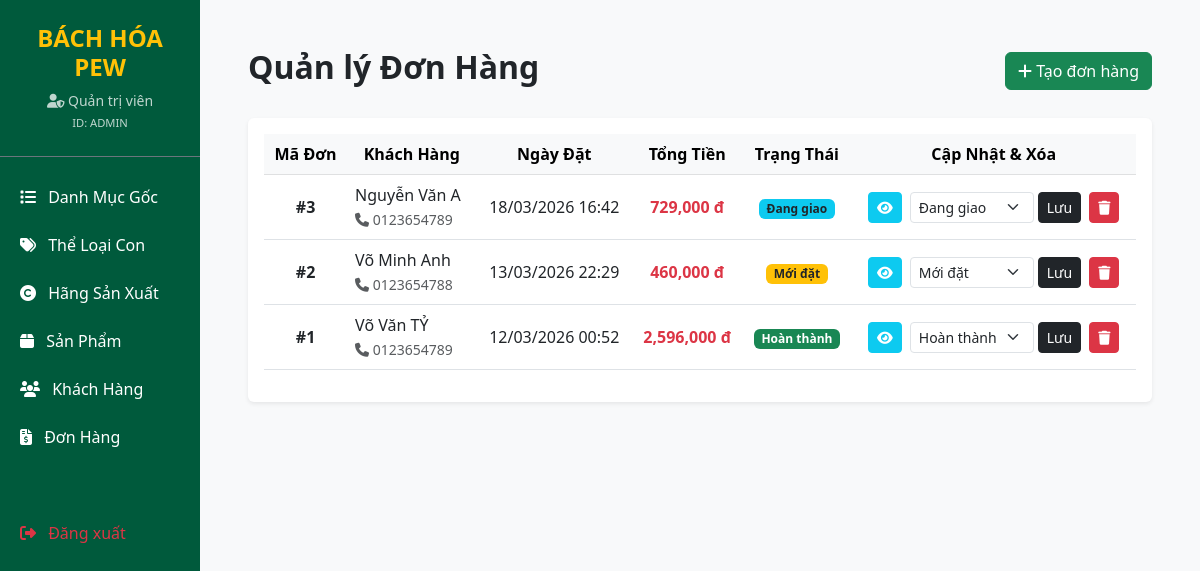
The page /admin/orders.php on the database its author committed.
### tables this page shows
CREATE TABLE `orders` (
  `id` int(11) NOT NULL,
  `customer_id` int(11) NOT NULL,
  `order_date` datetime DEFAULT current_timestamp(),
  `total_money` int(11) NOT NULL,
  `payment_method` varchar(50) DEFAULT NULL,
  `status` int(11) DEFAULT 0
);

CREATE TABLE `customers` (
  `id` int(11) NOT NULL,
  `account_id` int(11) DEFAULT NULL,
  `full_name` varchar(100) NOT NULL,
  `phone_number` varchar(20) DEFAULT NULL,
  `address` varchar(255) DEFAULT NULL
);

### admin/orders.php (the view, shortened to what this page needs)
<?php
require_once '../db.php';
$sql = "SELECT o.*, c.full_name, c.phone_number
        FROM orders o
        JOIN customers c ON o.customer_id = c.id
        ORDER BY o.order_date DESC";
$result = $conn->query($sql);
?>
<!DOCTYPE html>
<html lang="vi">
<head>
    <link href="https://cdn.jsdelivr.net/npm/bootstrap@5.3.0/dist/css/bootstrap.min.css" rel="stylesheet">
    <link rel="stylesheet" href="https://cdnjs.cloudflare.com/ajax/libs/font-awesome/6.4.0/css/all.min.css">
</head>
<body class="bg-light">
    <div class="container-fluid">
        <div class="row">
            <div class="col-md-2 p-0 sidebar text-white">
                <div class="p-4 text-center border-bottom border-secondary">
                    <h4 class="fw-bold text-warning mb-0">BÁCH HÓA PEW</h4>
                    <div class="mt-2 small opacity-75">
                        <i class="fas fa-user-shield"></i> <?= isset($_SESSION['user_name']) ? htmlspecialchars($_SESSION['user_name']) : 'Quản trị viên' ?><br>
                        <span style="font-size: 0.8em;">ID: <?= isset($_SESSION['user_id']) ? $_SESSION['user_id'] : 'ADMIN' ?></span>
                    </div>
                </div>
                <div class="mt-3">
                    <a href="categorys.php"><i class="fas fa-list me-2"></i> Danh Mục Gốc</a>
                    <a href="sub_categories.php"><i class="fas fa-tags me-2"></i> Thể Loại Con</a>
                    <a href="brands.php"><i class="fas fa-copyright me-2"></i> Hãng Sản Xuất</a>
                    <a href="products.php"><i class="fas fa-box me-2"></i> Sản Phẩm</a>
                    <a href="customers.php"><i class="fas fa-users me-2"></i> Khách Hàng</a>
                    <a href="orders.php"><i class="fas fa-file-invoice-dollar me-2"></i> Đơn Hàng</a>
                    <a href="../logout.php" class="text-danger mt-5"><i class="fas fa-sign-out-alt me-2"></i> Đăng xuất</a>
                </div>
            </div>
            <div class="col-md-10 p-5">
                <div class="d-flex justify-content-between align-items-center mb-4">
                    <h2 class="fw-bold">Quản lý Đơn Hàng</h2>
                    <button class="btn btn-success" data-bs-toggle="modal" data-bs-target="#addOrderModal">
                        <i class="fas fa-plus"></i> Tạo đơn hàng
                    </button>
                </div>
                <div class="card shadow-sm border-0">
                    <div class="card-body">
                        <table class="table table-hover align-middle text-center">
                            <thead class="table-light">
                                <tr>
                                    <th>Mã Đơn</th>
                                    <th>Khách Hàng</th>
                                    <th>Ngày Đặt</th>
                                    <th>Tổng Tiền</th>
                                    <th>Trạng Thái</th>
                                    <th>Cập Nhật & Xóa</th>
                                </tr>
                            </thead>
                            <tbody>
                                <?php if ($result && $result->num_rows > 0): ?>
                                    <?php while ($row = $result->fetch_assoc()): ?>
                                        <tr>
                                            <td><strong>#<?= $row['id'] ?></strong></td>
                                            <td class="text-start">
                                                <?= htmlspecialchars($row['full_name']) ?><br>
                                                <small class="text-muted"><i class="fas fa-phone"></i> <?= htmlspecialchars($row['phone_number']) ?></small>
                                            </td>
                                            <td><?= date('d/m/Y H:i', strtotime($row['order_date'])) ?></td>
                                            <td><strong class="text-danger"><?= number_format($row['total_money']) ?> đ</strong></td>
                                            <td>
                                                <?php
                                                if ($row['status'] == 0) echo '<span class="badge bg-warning text-dark">Mới đặt</span>';
                                                elseif ($row['status'] == 1) echo '<span class="badge bg-primary">Đang xử lý</span>';
                                                elseif ($row['status'] == 2) echo '<span class="badge bg-info text-dark">Đang giao</span>';
                                                elseif ($row['status'] == 3) echo '<span class="badge bg-success">Hoàn thành</span>';
                                                else echo '<span class="badge bg-danger">Đã hủy</span>';
                                                ?>
                                            </td>
                                            <td>
                                                <div class="d-flex align-items-center justify-content-center">
                                                    <a href="order_detail.php?id=<?= $row['id'] ?>" class="btn btn-sm btn-info text-white me-2" title="Xem chi tiết">
                                                        <i class="fas fa-eye"></i>
                                                    </a>
                                                    <form action="orders.php" method="POST" class="d-flex align-items-center mb-0 me-2">
                                                        <select name="status" class="form-select form-select-sm me-1" style="width: auto;">
                                                            <option value="0" <?= $row['status'] == 0 ? 'selected' : '' ?>>Mới đặt</option>
                                                            <option value="2" <?= $row['status'] == 2 ? 'selected' : '' ?>>Đang giao</option>
                                                            <option value="3" <?= $row['status'] == 3 ? 'selected' : '' ?>>Hoàn thành</option>
                                                        </select>
                                                        <button type="submit" name="update_status" class="btn btn-sm btn-dark">Lưu</button>
                                                    </form>
                                                    <a href="orders.php?delete_id=<?= $row['id'] ?>" class="btn btn-sm btn-danger" onclick="return confirm('Xóa đơn hàng này?');"><i class="fas fa-trash"></i></a>
                                                </div>
                                            </td>
                                        </tr>
                                    <?php endwhile; ?>
                                <?php else: ?>
                                    <tr>
                                        <td colspan="6">Chưa có đơn hàng nào</td>
                                    </tr>
                                <?php endif; ?>
                            </tbody>
                        </table>
                    </div>
                </div>
            </div>
        </div>
    </div>
</body>
</html>

### admin/orders.php (style rules this page uses)
.sidebar { min-height: 100vh; background-color: #005a3c; }
.sidebar a { color: #fff; text-decoration: none; padding: 12px 20px; display: block; transition: 0.3s; }

### rows shown on the page
orders: id "3", customer.full_name "Nguyễn Văn A", customer.phone_number "0123654789", order_date "18/03/2026 16:42", total_money "729,000", shows "Đang giao", status "Đang giao"
orders: id "2", customer.full_name "Võ Minh Anh", customer.phone_number "0123654788", order_date "13/03/2026 22:29", total_money "460,000", shows "Mới đặt", status "Mới đặt"
orders: id "1", customer.full_name "Võ Văn TỶ", customer.phone_number "0123654789", order_date "12/03/2026 00:52", total_money "2,596,000", shows "Hoàn thành", status "Hoàn thành"
